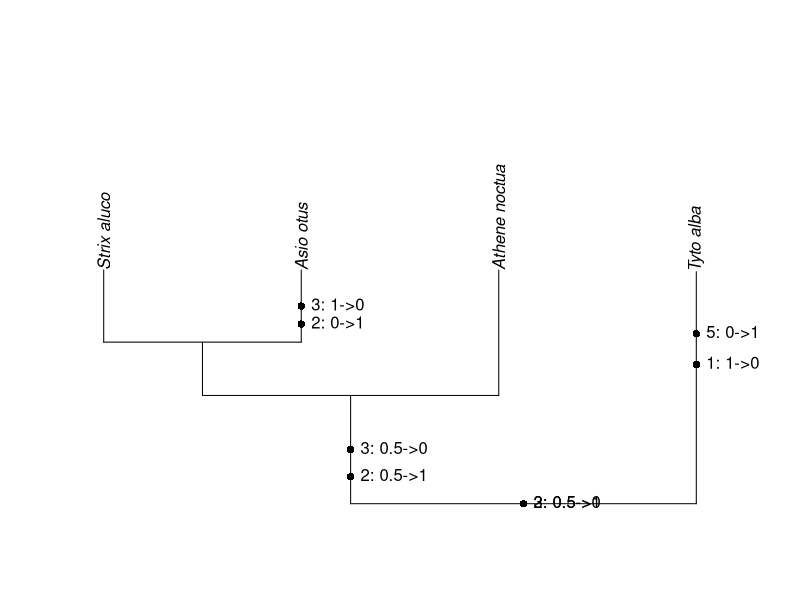

Write R code to recreate this figure.
library(phytools)
library(phangorn)


# make fake data
s <- "owls(((Strix_aluco:4.2,Asio_otus:4.2):3.1,Athene_noctua:7.3):6.3,Tyto_alba:13.5);"
testT <- read.tree(text=s)
testChar <- rbind(
			c(1,0,1,1,0), 
			c(1,1,0,1,0), 
			c(0,0,1,1,1), 
			c(1,1,0,1,0)
			)
rownames(testChar) <- testT$tip.label

# convert fake data to phyDat format for phangorn
testPhy <- as.phyDat(testChar, type="USER", levels=c(0,1))

# scale tree by characer change number. We'll use this later for plotting
rescaled <- acctran(testT, testPhy)

# use acctran to get ancestral states
aceTree <- pace(testT, testPhy, "ACCTRAN", return="prob")

# convert to a change matrix
changeMat <- matrix(nrow=length(aceTree), ncol=ncol(testChar))
for (i in 1:length(aceTree))	{
	changeMat[i,] <-  aceTree[[i]][,2]
}
rownames(changeMat) <- 1:nrow(changeMat)

# extract edge matarix
eMat <- rescaled$edge

# get characters of ancestor and descendent of each edge
Ancest <- changeMat[as.character(eMat[,1]),]
Descend <- changeMat[as.character(eMat[,2]),]

# make the phylo
par(mar=c(4,4,4,4))
plot(testT, direction="up")

# extract some plotting parameters
#plot(rescaled)
lastPP <- get("last_plot.phylo", envir = .PlotPhyloEnv)

# find which characters change on each edge
for (i in 1:nrow(eMat))	{
	# find which characters changed (which ancestor states != descendent states for each edge)
	changeVec <- Ancest[i,] - Descend[i,]
	Chars <- which(abs(changeVec) > 0)
	# if any change happened..
	if (length(Chars) > 0)	{
		Reformat <- sapply(Chars, function(x) paste(x, ": ", Ancest[i,x], "->", Descend[i,x], sep=""))
#		edgelabels(i, bg=NULL, frame="none", text=paste(Reformat, collapse="\n"), pos=1)
#		edgelabels(edge=i, bg=NULL, frame="none", pch=16)

		if (lastPP$direction %in% c("rightwards", "leftwards"))	{
			xloc_b <- lastPP$xx[rescaled$edge[i,1]]
			xloc_e <- lastPP$xx[i]
			xRange <- ( xloc_e - xloc_b ) / (length(Chars) + 2)
			yloc <- lastPP$yy[i]
		}
		else	{
			yloc_b <- lastPP$yy[rescaled$edge[i,1]]
			yloc_e <- lastPP$yy[i]
			yRange <- ( yloc_e - yloc_b ) / (length(Chars) + 2)
			xloc <- lastPP$xx[i]

		}
		# add the change on the tree on the right branch
		for (j in 1:length(Chars))	{
			if (lastPP$direction %in% c("rightwards", "leftwards"))	{
				points(xloc_b+(j*xRange), yloc, pch=16)
				text(xloc_b+(j*xRange), yloc, Reformat[j], pos=4, srt=270, offset=1, xpd=NA)
			}
			else	{
				points(xloc, yloc_b+(j*yRange), pch=16)
				text(xloc, yloc_b+(j*yRange), Reformat[j], pos=4, xpd=NA)				
			}		
		}
	}

}
